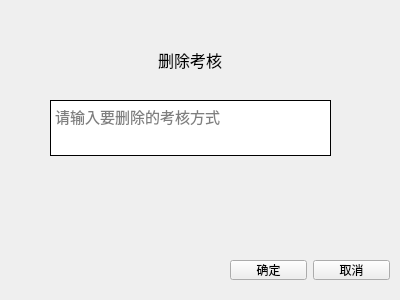
<?xml version="1.0" encoding="UTF-8"?>
<ui version="4.0">
 <class>delfieldwindow</class>
 <widget class="QMainWindow" name="delfieldwindow">
  <property name="geometry">
   <rect>
    <x>0</x>
    <y>0</y>
    <width>400</width>
    <height>300</height>
   </rect>
  </property>
  <property name="windowTitle">
   <string>delfieldwindow</string>
  </property>
  <widget class="QWidget" name="centralwidget">
   <widget class="QLabel" name="label">
    <property name="geometry">
     <rect>
      <x>140</x>
      <y>30</y>
      <width>100</width>
      <height>60</height>
     </rect>
    </property>
    <property name="minimumSize">
     <size>
      <width>100</width>
      <height>60</height>
     </size>
    </property>
    <property name="maximumSize">
     <size>
      <width>100</width>
      <height>58</height>
     </size>
    </property>
    <property name="font">
     <font>
      <family>Arial</family>
      <pointsize>12</pointsize>
     </font>
    </property>
    <property name="text">
     <string>删除考核</string>
    </property>
    <property name="alignment">
     <set>Qt::AlignCenter</set>
    </property>
   </widget>
   <widget class="QWidget" name="horizontalLayoutWidget">
    <property name="geometry">
     <rect>
      <x>50</x>
      <y>100</y>
      <width>281</width>
      <height>56</height>
     </rect>
    </property>
    <layout class="QHBoxLayout" name="horizontalLayout">
     <item>
      <widget class="QTextEdit" name="textEdit">
       <property name="font">
        <font>
         <family>Arial</family>
         <pointsize>11</pointsize>
        </font>
       </property>
       <property name="styleSheet">
        <string notr="true">border-color: rgb(0, 0, 0);
border:1px solid;</string>
       </property>
       <property name="html">
        <string>&lt;!DOCTYPE HTML PUBLIC &quot;-//W3C//DTD HTML 4.0//EN&quot; &quot;http://www.w3.org/TR/REC-html40/strict.dtd&quot;&gt;
&lt;html&gt;&lt;head&gt;&lt;meta name=&quot;qrichtext&quot; content=&quot;1&quot; /&gt;&lt;style type=&quot;text/css&quot;&gt;
p, li { white-space: pre-wrap; }
&lt;/style&gt;&lt;/head&gt;&lt;body style=&quot; font-family:'Arial'; font-size:11pt; font-weight:400; font-style:normal;&quot;&gt;
&lt;p align=&quot;center&quot; style=&quot;-qt-paragraph-type:empty; margin-top:0px; margin-bottom:0px; margin-left:0px; margin-right:0px; -qt-block-indent:0; text-indent:0px;&quot;&gt;&lt;br /&gt;&lt;/p&gt;&lt;/body&gt;&lt;/html&gt;</string>
       </property>
       <property name="placeholderText">
        <string>请输入要删除的考核方式</string>
       </property>
      </widget>
     </item>
    </layout>
   </widget>
   <widget class="QWidget" name="horizontalLayoutWidget_2">
    <property name="geometry">
     <rect>
      <x>230</x>
      <y>260</y>
      <width>160</width>
      <height>20</height>
     </rect>
    </property>
    <layout class="QHBoxLayout" name="horizontalLayout_2">
     <item>
      <widget class="QPushButton" name="pushButton_2">
       <property name="text">
        <string>确定</string>
       </property>
      </widget>
     </item>
     <item>
      <widget class="QPushButton" name="pushButton">
       <property name="text">
        <string>取消</string>
       </property>
      </widget>
     </item>
    </layout>
   </widget>
  </widget>
 </widget>
 <resources/>
 <connections/>
</ui>
